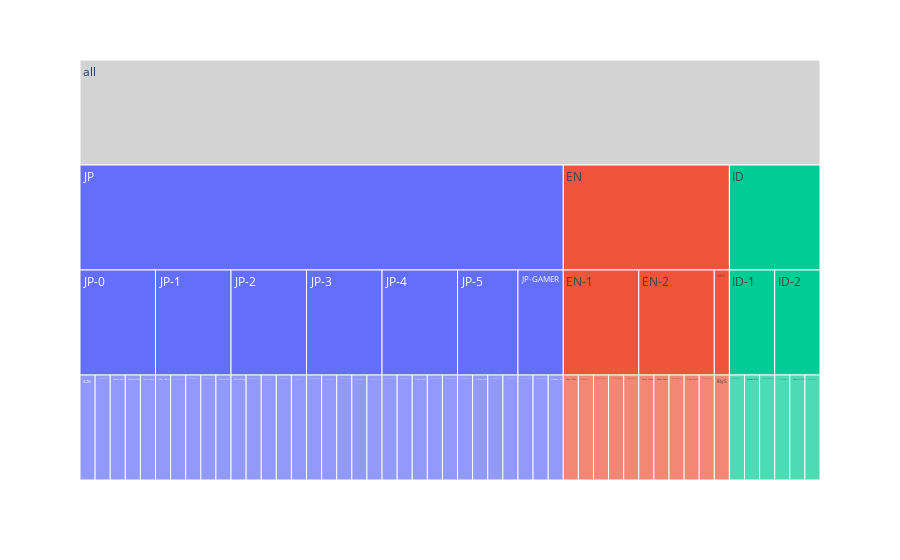

The code cell stored with this chart in its notebook:
### Code cell
fig = px.icicle(
    channel,
    path = [px.Constant("all"), 'branch', 'gen', 'full_name'],
#     values = 'subscribers'
    hover_data = ['subscribers']
)
fig.update_traces(
    root_color="lightgrey",
    tiling = dict(
        orientation = 'v'
    ),
    hovertemplate =  '<i>Price</i>: %{y:.2f}'
)
fig.show()

### Figure 1 — Plotly figure (JSON) as saved in the notebook; plotly's stock layout.template omitted (floating-point values rounded to 4 significant figures)
{"data": [{"branchvalues": "total", "customdata": [[530000], [481000], [1290000], [602000], [1070000], [400000], [559000], [349000], [3550000], [348000], [723000], [1200000], [1680000], [696000], [1710000], [1440000], [876000], [1420000], [806000], [910000], [1770000], [904000], [1160000], [415000], [1150000], [1230000], [1260000], [855000], [879000], [1170000], [519000], [511000], [765000], [1270000], [1660000], [794000], [1340000], [1010000], [1240000], [880000], [847000], [219000], [1090000], [1450000], [1760000], [1510000], [631000], [848000], [758000], ["(?)"], ["(?)"], [696000], ["(?)"], ["(?)"], ["(?)"], ["(?)"], ["(?)"], ["(?)"], ["(?)"], ["(?)"], ["(?)"], ["(?)"], ["(?)"], ["(?)"], ["(?)"]], "domain": {"x": [0, 1], "y": [0, 1]}, "hovertemplate": "<i>Price</i>: $%{y:.2f}", "ids": ["all/JP/JP-0/AZKi", "all/ID/ID-1/Airani Iofifteen", "all/JP/JP-1/Akai Haato", "all/JP/JP-1/Aki Rosenthal", "all/JP/JP-4/Amane Kanata", "all/ID/ID-2/Anya Melfissa", "all/ID/ID-1/Ayunda Risu", "all/EN/EN-2/Ceres Fauna", "all/EN/EN-1/Gawr Gura", "all/EN/EN-2/Hakos Baelz", "all/JP/JP-4/Himemori Luna", "all/JP/JP-0/Hoshimachi Suisei", "all/JP/JP-3/Houshou Marine", "all/EN/HOPE/IRyS", "all/JP/JP-GAMER/Inugami Korone", "all/JP/JP-4/Kiryu Coco", "all/ID/ID-2/Kureiji Ollie", "all/JP/JP-2/Minato Aqua", "all/JP/JP-5/Momosuzu Nene", "all/ID/ID-1/Moona Hoshinova", "all/EN/EN-1/Mori Calliope", "all/JP/JP-2/Murasaki Shion", "all/JP/JP-2/Nakiri Ayame", "all/EN/EN-2/Nanashi Mumei", "all/JP/JP-1/Natsuiro Matsuri", "all/JP/JP-GAMER/Nekomata Okayu", "all/EN/EN-1/Ninomae Ina'nis ", "all/JP/JP-5/Omaru Polka", "all/JP/JP-GAMER/Ookami Mio", "all/JP/JP-2/Oozora Subaru", "all/EN/EN-2/Ouro Kronii", "all/ID/ID-2/Pavolia Reine", "all/JP/JP-0/Roboco-san", "all/JP/JP-0/Sakura Miko", "all/JP/JP-1/Shirakami Fubuki", "all/JP/JP-3/Shiranui Flare", "all/JP/JP-3/Shirogane Noel", "all/JP/JP-5/Shishiro Botan", "all/EN/EN-1/Takanashi Kiara", "all/JP/JP-0/Tokino Sora", "all/JP/JP-4/Tokoyami Towa", "all/EN/EN-2/Tsukumo Sana", "all/JP/JP-4/Tsunamaki Watame", "all/JP/JP-3/Uruha Rushia", "all/JP/JP-3/Usada Pekora", "all/EN/EN-1/Watson Amelia", "all/JP/JP-1/Yozora Mel", "all/JP/JP-5/Yukihana Lamy", "all/JP/JP-2/Yuzuki Choco", "all/EN/EN-1", "all/EN/EN-2", "all/EN/HOPE", "all/ID/ID-1", "all/ID/ID-2", "all/JP/JP-0", "all/JP/JP-1", "all/JP/JP-2", "all/JP/JP-3", "all/JP/JP-4", "all/JP/JP-5", "all/JP/JP-GAMER", "all/EN", "all/ID", "all/JP", "all"], "labels": ["AZKi", "Airani Iofifteen", "Akai Haato", "Aki Rosenthal", "Amane Kanata", "Anya Melfissa", "Ayunda Risu", "Ceres Fauna", "Gawr Gura", "Hakos Baelz", "Himemori Luna", "Hoshimachi Suisei", "Houshou Marine", "IRyS", "Inugami Korone", "Kiryu Coco", "Kureiji Ollie", "Minato Aqua", "Momosuzu Nene", "Moona Hoshinova", "Mori Calliope", "Murasaki Shion", "Nakiri Ayame", "Nanashi Mumei", "Natsuiro Matsuri", "Nekomata Okayu", "Ninomae Ina'nis ", "Omaru Polka", "Ookami Mio", "Oozora Subaru", "Ouro Kronii", "Pavolia Reine", "Roboco-san", "Sakura Miko", "Shirakami Fubuki", "Shiranui Flare", "Shirogane Noel", "Shishiro Botan", "Takanashi Kiara", "Tokino Sora", "Tokoyami Towa", "Tsukumo Sana", "Tsunamaki Watame", "Uruha Rushia", "Usada Pekora", "Watson Amelia", "Yozora Mel", "Yukihana Lamy", "Yuzuki Choco", "EN-1", "EN-2", "HOPE", "ID-1", "ID-2", "JP-0", "JP-1", "JP-2", "JP-3", "JP-4", "JP-5", "JP-GAMER", "EN", "ID", "JP", "all"], "name": "", "parents": ["all/JP/JP-0", "all/ID/ID-1", "all/JP/JP-1", "all/JP/JP-1", "all/JP/JP-4", "all/ID/ID-2", "all/ID/ID-1", "all/EN/EN-2", "all/EN/EN-1", "all/EN/EN-2", "all/JP/JP-4", "all/JP/JP-0", "all/JP/JP-3", "all/EN/HOPE", "all/JP/JP-GAMER", "all/JP/JP-4", "all/ID/ID-2", "all/JP/JP-2", "all/JP/JP-5", "all/ID/ID-1", "all/EN/EN-1", "all/JP/JP-2", "all/JP/JP-2", "all/EN/EN-2", "all/JP/JP-1", "all/JP/JP-GAMER", "all/EN/EN-1", "all/JP/JP-5", "all/JP/JP-GAMER", "all/JP/JP-2", "all/EN/EN-2", "all/ID/ID-2", "all/JP/JP-0", "all/JP/JP-0", "all/JP/JP-1", "all/JP/JP-3", "all/JP/JP-3", "all/JP/JP-5", "all/EN/EN-1", "all/JP/JP-0", "all/JP/JP-4", "all/EN/EN-2", "all/JP/JP-4", "all/JP/JP-3", "all/JP/JP-3", "all/EN/EN-1", "all/JP/JP-1", "all/JP/JP-5", "all/JP/JP-2", "all/EN", "all/EN", "all/EN", "all/ID", "all/ID", "all/JP", "all/JP", "all/JP", "all/JP", "all/JP", "all/JP", "all/JP", "all", "all", "all", ""], "root": {"color": "lightgrey"}, "tiling": {"orientation": "v"}, "type": "icicle", "values": [1, 1, 1, 1, 1, 1, 1, 1, 1, 1, 1, 1, 1, 1, 1, 1, 1, 1, 1, 1, 1, 1, 1, 1, 1, 1, 1, 1, 1, 1, 1, 1, 1, 1, 1, 1, 1, 1, 1, 1, 1, 1, 1, 1, 1, 1, 1, 1, 1, 5, 5, 1, 3, 3, 5, 5, 5, 5, 5, 4, 3, 11, 6, 32, 49]}], "layout": {"legend": {"tracegroupgap": 0}, "margin": {"t": 60}}}
